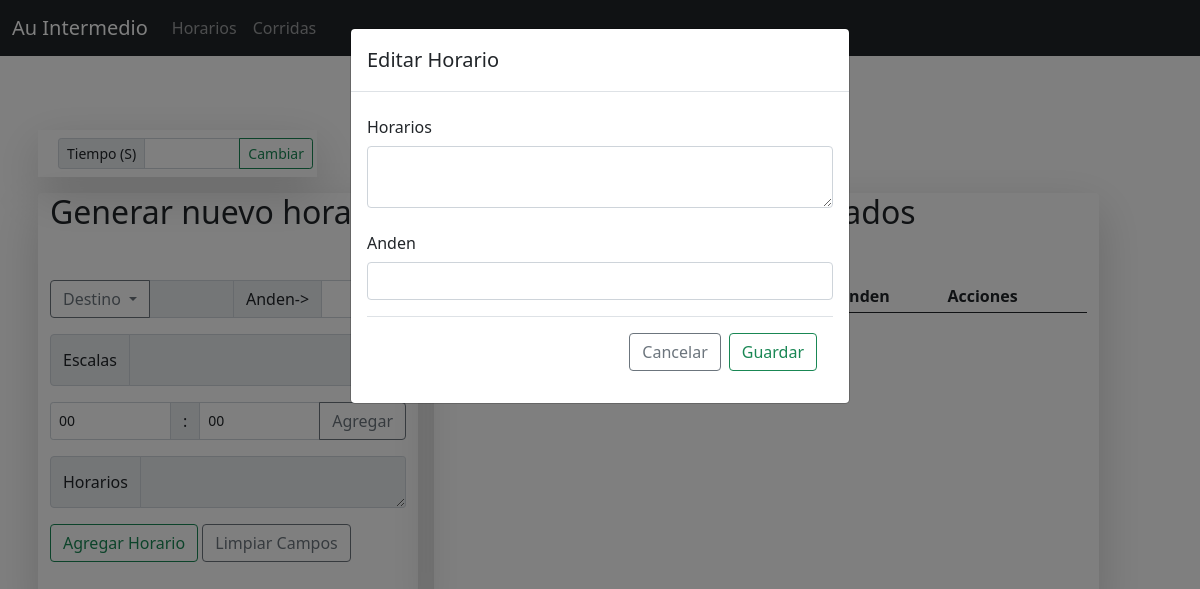
Before: /modal/2 with the older database file.
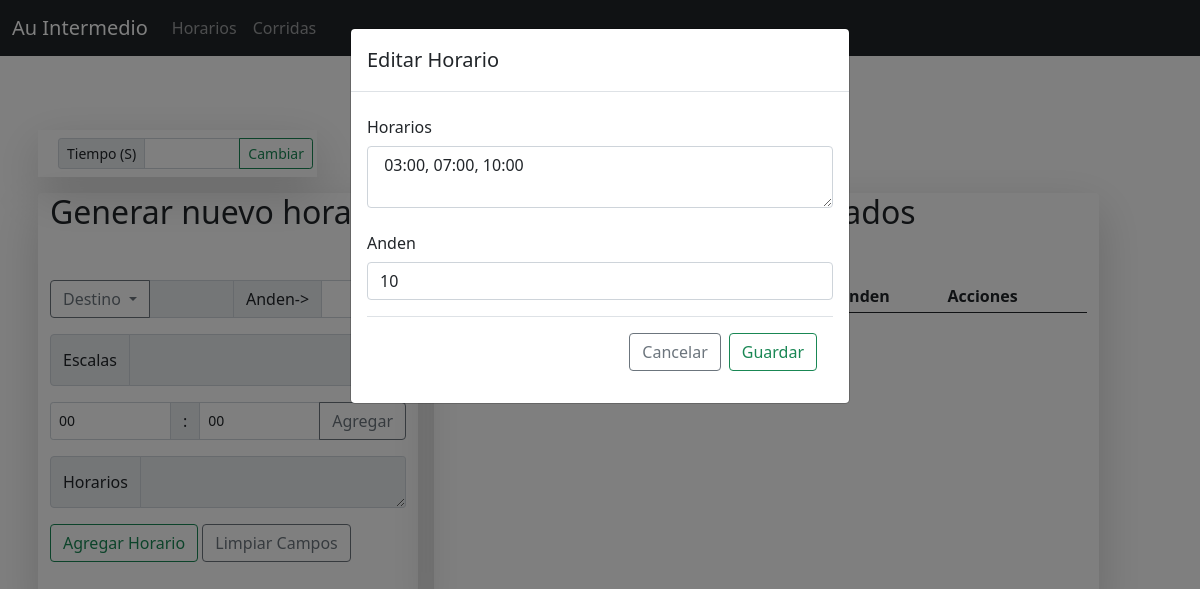
After: the same page with the newer database file.
### app.py (models this page shows)
class Horarios(db.Model):
    __tablename__ = "horario"
    id = db.Column(db.Integer, primary_key = True)
    destino = db.Column(db.String(100), nullable = False)
    escala = db.Column(db.String, nullable = False)
    horario = db.Column(db.String, nullable = False)
    anden = db.Column(db.Integer, nullable = False)

### app.py (the view)
@app.route('/modal/<id>', methods = ['GET', 'POST']) # Modal para edicion de horarios
def modal(id):
    id = id
    return render_template('modal.html', horario = Horarios.query.filter(Horarios.id == id).first())

### templates/modal.html (shortened to what this page needs)
{% extends 'base.html' %}
{% block content %}
      <div class="row justify-content-center mb-3">
        <h2 class=" d-flex justify-content-center">Horarios Servicio Intermedio</h2>
      </div>
      <div class="row">
        <div class="col-3 bg-transparent shadow-lg m-2">
          <div class="input-group input-group-sm m-2">
            <span class="input-group-text" id="inputGroup-sizing-sm">Tiempo (S)</span>
            <input type="number" class="form-control" name="terminal">
            <a href="/change_terminal" class="btn btn-outline-success">Cambiar</a>
          </div>
        </div>
      </div>
      <div class="formcontent col-md-12 col-ms-12 col-lg-4 m-2 rounded-2 shadow-lg bg-transparent">
        <h2 class="mb-5">Generar nuevo horario</h2>
        <form class="mb-5" action="/horarios" method="post">
      <div class="input-group mb-3">
        <button class="btn btn-outline-secondary dropdown-toggle" type="button" data-bs-toggle="dropdown" aria-expanded="false">
          Destino
        </button>
        <input type="text" id="destino"name="destino" class="form-control form-control-sm" aria-label="Text input with dropdown button" readonly>
        <span class="input-group-text">Anden-></span>
      </div>
      <div class="input-group mb-3">
        <span class="input-group-text">Escalas</span>
        <textarea class="form-control form-control-sm" placeholder="" id="escala" name="escala" readonly></textarea>
      </div>
      <div class="input-group mb-3">
        <select name="hora" id="hora" class="form-control form-control-sm">
           <option value = "00"> 00 </option>
        </select>
        <span class="input-group-text"> : </span>
        <select name="minuto" id="minuto" class="form-control form-control-sm">
          <option value="00">00</option>
        </select>
        <button class="btn btn-outline-secondary" onclick="add_hora()" type="button">Agregar</button>
      </div>
      <div class="input-group mb-3">
        <span class="input-group-text">Horarios</span>
        <textarea class="form-control form-control-sm" placeholder="" id="horarios" name="horarios" readonly></textarea>
      </div>
      <button class="btn btn-outline-success" type="submit">Agregar Horario</button>
      <button class="btn btn-outline-secondary" onclick="reset()" type="button">Limpiar Campos</button>
      </form>
      </div>
      <div class="tablecontent col-md-12 col-sm-12 col-lg-7 rounded-2 m-2 shadow-lg bg-transparent">
          <h2 class="mb-5 text-center">Horarios agregados</h2>
          <table class="table table-sm table-striped align-middle">
            <thead>
              <tr>
                <th>Destino</th>
                <th>Escalas</th>
                <th>Horarios</th>
                <th>Anden</th>
                <th>Acciones</th>
              </tr>
            </thead>
          </table>
      </div>
    {% endblock %}
    {% block modal %}
		<div class="modal fade " id="modal" tabindex="-1" aria-labelledby="exampleModalLabel" aria-hidden="Flase">
		  <div class="modal-dialog">
		    <div class="modal-content" >
		      <div class="modal-header" >
		        <h5 class="modal-title">Editar Horario</h5>
		      </div>
		      <div class="modal-body" >
		        <form action="/edith/{{horario.id}}" method="post">
		          <div class="mb-3">
		            <label for="message-text" class="col-form-label">Horarios</label>
		            <textarea class="form-control" id="horarios" name="horario">{{horario.horario}} </textarea>
		          </div>
		          <div class="mb-3">
		            <label for="message-text" class="col-form-label">Anden</label>
		            <input type="text" class="form-control" id="anden" name="anden" value="{{horario.anden}}">
		          </div>
		          <div class="modal-footer">
		        		<a href="/horarios" class="btn btn-outline-secondary">Cancelar</a>
		        		<button class="btn btn-outline-success" type="submit">Guardar</button>
		      		</div>
		        </form>
		      </div>
		    </div>
		  </div>
		</div>
    {% endblock %}

Changed rows visible on the page:
added Horarios: horario "03:00, 07:00, 10:00", anden "10"
